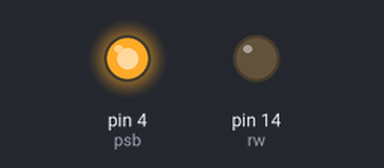
The program below on a simulated MicroPython board. Shown: output pins drawn as LEDs (lit = HIGH). Pins used as bus, display or sensor lines are not drawn. At 0.2 s the program stops and its outputs stay as they are.

Above: at 0.3 s.
Timing chart, 0 to 1.7 s (numbered marks = the images above):
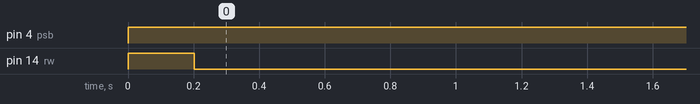

The program:

lcd_12864.py
```python
from machine import Pin
import time

rs=Pin(15,Pin.OUT)
rw=Pin(14,Pin.OUT)
e=Pin(13,Pin.OUT)
d0=Pin(12,Pin.IN)
d1=Pin(11,Pin.IN)
d2=Pin(10,Pin.IN)
d3=Pin(9,Pin.IN)
d4=Pin(8,Pin.IN)
d5=Pin(7,Pin.IN)
d6=Pin(6,Pin.IN)
d7=Pin(5,Pin.OUT)
psb=Pin(4,Pin.OUT)
data_list=[d0,d1,d2,d3,d4,d5,d6,d7]

def e_down():
    e.value(1)
    e.value(0)
def cl_data():
    psb.value(1)
    for i in data_list:
        i.value(0)
cl_data()

def check_busy():
    rs.value(0)
    rw.value(1)

    e_down()
    is_busy=d7.value()


def send_cmd(cmd,is_data=1):
    check_busy()
    rs.value(0)
    rw.value(0)
    for i in range(8):
        data_list[i].value(cmd[i])
    e_down()

cl_data()
check_busy()
cmd1=[0,0,0,0,0,0,0,1]
time.sleep(0.1)
cmd2=[0,0,0,0,0,0,1,1]
time.sleep(0.1)
cmd3=[0,0,0,0,0,1,1,1]
send_cmd(cmd1)
send_cmd(cmd2)
send_cmd(cmd3)


def bin_to_list(data, is_reversal=None):
    bin_list = [1, 2, 4, 8, 16, 32, 64, 128]
    index = 0
    res = 0
    if is_reversal:
        re_data = []
        for i in data:
            if i:
                re_data.append(0)
            else:
                re_data.append(1)
        data = re_data
    for i in data:
        if i:
            res |= bin_list[index]
        index += 1
    return res
```

Measured:
- by itself, pin 4 (psb): LOW → HIGH at 0.00 s
- by itself, pin 14 (rw): LOW → HIGH at 0.00 s, → LOW 0.20 s later
